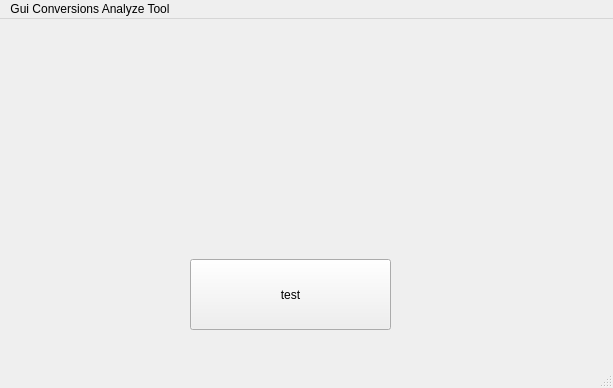
<?xml version="1.0" encoding="UTF-8"?>
<ui version="4.0">
 <class>MainWindow</class>
 <widget class="QMainWindow" name="MainWindow">
  <property name="geometry">
   <rect>
    <x>0</x>
    <y>0</y>
    <width>613</width>
    <height>388</height>
   </rect>
  </property>
  <property name="minimumSize">
   <size>
    <width>613</width>
    <height>388</height>
   </size>
  </property>
  <property name="maximumSize">
   <size>
    <width>613</width>
    <height>388</height>
   </size>
  </property>
  <property name="windowTitle">
   <string>MainWindow</string>
  </property>
  <widget class="QWidget" name="centralwidget">
   <widget class="QPushButton" name="pushButton">
    <property name="geometry">
     <rect>
      <x>190</x>
      <y>240</y>
      <width>201</width>
      <height>71</height>
     </rect>
    </property>
    <property name="text">
     <string>test</string>
    </property>
   </widget>
   <widget class="QLabel" name="label">
    <property name="geometry">
     <rect>
      <x>190</x>
      <y>130</y>
      <width>221</width>
      <height>71</height>
     </rect>
    </property>
    <property name="text">
     <string>&lt;html&gt;&lt;head/&gt;&lt;body&gt;&lt;p align=&quot;center&quot;&gt;&lt;br/&gt;&lt;/p&gt;&lt;/body&gt;&lt;/html&gt;</string>
    </property>
    <property name="textFormat">
     <enum>Qt::TextFormat::AutoText</enum>
    </property>
   </widget>
  </widget>
  <widget class="QMenuBar" name="menubar">
   <property name="geometry">
    <rect>
     <x>0</x>
     <y>0</y>
     <width>613</width>
     <height>24</height>
    </rect>
   </property>
   <widget class="QMenu" name="menuGui_Conversions_Analyze_Tool">
    <property name="title">
     <string>Gui Conversions Analyze Tool</string>
    </property>
   </widget>
   <addaction name="menuGui_Conversions_Analyze_Tool"/>
  </widget>
  <widget class="QStatusBar" name="statusbar"/>
 </widget>
 <resources/>
 <connections/>
</ui>
